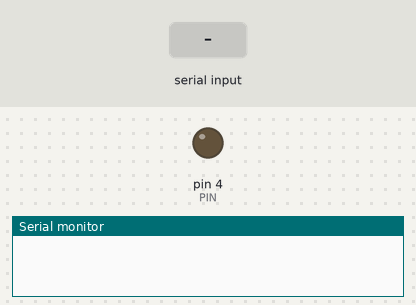
The sketch below on a simulated Arduino Uno, built with avr-gcc and run on an emulated ATmega328P. Shown: output pins drawn as LEDs (lit = HIGH), the last lines printed to the serial monitor. The inputs (shaded band) are chosen by the test bench.

Above: at 1.2 s.
1.3 s: "1" received over Serial
At 2.3 s:
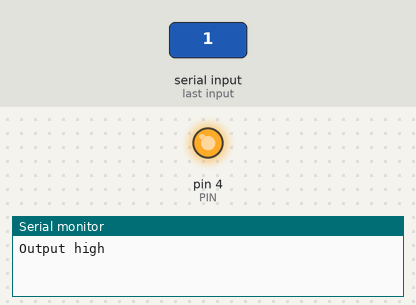
2.8 s: "0" received over Serial
At 3.4 s:
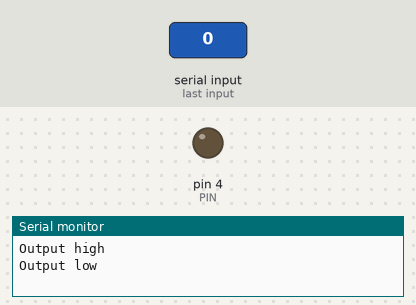
Timing chart, 0 to 5.8 s (numbered marks = the images above; inputs shaded):
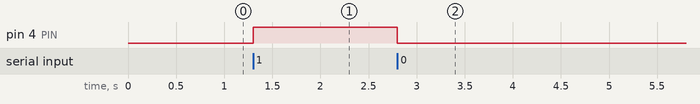

The sketch:

relaytest.ino
```cpp
#define PIN 4

void setup() {
  // put your setup code here, to run once:
  Serial.begin(115200);
  pinMode(PIN, OUTPUT);
}

void loop() {
  // put your main code here, to run repeatedly:

}

void serialEvent() {
  if (Serial.available()) {
    char c = (char)Serial.read();
    if (c == '0') {
      Serial.println("Output low");
      digitalWrite(PIN, LOW);
    }
    if (c == '1') {
      Serial.println("Output high");
      digitalWrite(PIN, HIGH);
    }
  }
}
```

Measured:
- after the input at 1.3 s, pin 4 (PIN): LOW → HIGH at once
- after the input at 2.8 s, pin 4 (PIN): HIGH → LOW at once
